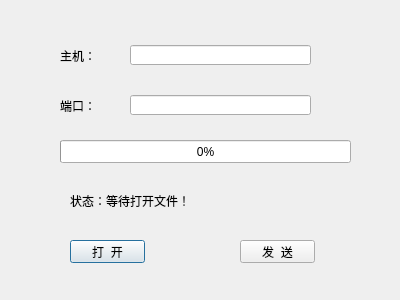
<?xml version="1.0" encoding="UTF-8"?>
<ui version="4.0">
 <class>Client</class>
 <widget class="QDialog" name="Client">
  <property name="geometry">
   <rect>
    <x>0</x>
    <y>0</y>
    <width>400</width>
    <height>300</height>
   </rect>
  </property>
  <property name="windowTitle">
   <string>Client</string>
  </property>
  <widget class="QLabel" name="label">
   <property name="geometry">
    <rect>
     <x>60</x>
     <y>50</y>
     <width>54</width>
     <height>12</height>
    </rect>
   </property>
   <property name="text">
    <string>主机：</string>
   </property>
  </widget>
  <widget class="QLabel" name="label_2">
   <property name="geometry">
    <rect>
     <x>60</x>
     <y>100</y>
     <width>54</width>
     <height>12</height>
    </rect>
   </property>
   <property name="text">
    <string>端口：</string>
   </property>
  </widget>
  <widget class="QLabel" name="clientStatusLabel">
   <property name="geometry">
    <rect>
     <x>70</x>
     <y>175</y>
     <width>271</width>
     <height>51</height>
    </rect>
   </property>
   <property name="text">
    <string>状态：等待打开文件！</string>
   </property>
  </widget>
  <widget class="QProgressBar" name="clientProgressBar">
   <property name="geometry">
    <rect>
     <x>60</x>
     <y>140</y>
     <width>291</width>
     <height>23</height>
    </rect>
   </property>
   <property name="value">
    <number>0</number>
   </property>
  </widget>
  <widget class="QLineEdit" name="hostLineEdit">
   <property name="geometry">
    <rect>
     <x>130</x>
     <y>45</y>
     <width>181</width>
     <height>20</height>
    </rect>
   </property>
  </widget>
  <widget class="QLineEdit" name="portLineEdit">
   <property name="geometry">
    <rect>
     <x>130</x>
     <y>95</y>
     <width>181</width>
     <height>20</height>
    </rect>
   </property>
  </widget>
  <widget class="QPushButton" name="openButton">
   <property name="geometry">
    <rect>
     <x>70</x>
     <y>240</y>
     <width>75</width>
     <height>23</height>
    </rect>
   </property>
   <property name="text">
    <string>打  开</string>
   </property>
  </widget>
  <widget class="QPushButton" name="sendButton">
   <property name="geometry">
    <rect>
     <x>240</x>
     <y>240</y>
     <width>75</width>
     <height>23</height>
    </rect>
   </property>
   <property name="text">
    <string>发  送</string>
   </property>
  </widget>
 </widget>
 <layoutdefault spacing="6" margin="11"/>
 <resources/>
 <connections/>
</ui>
